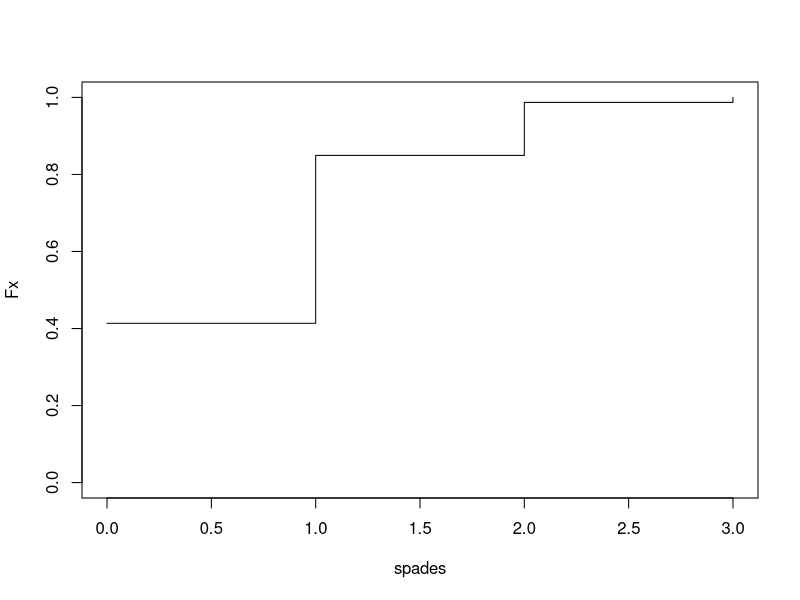
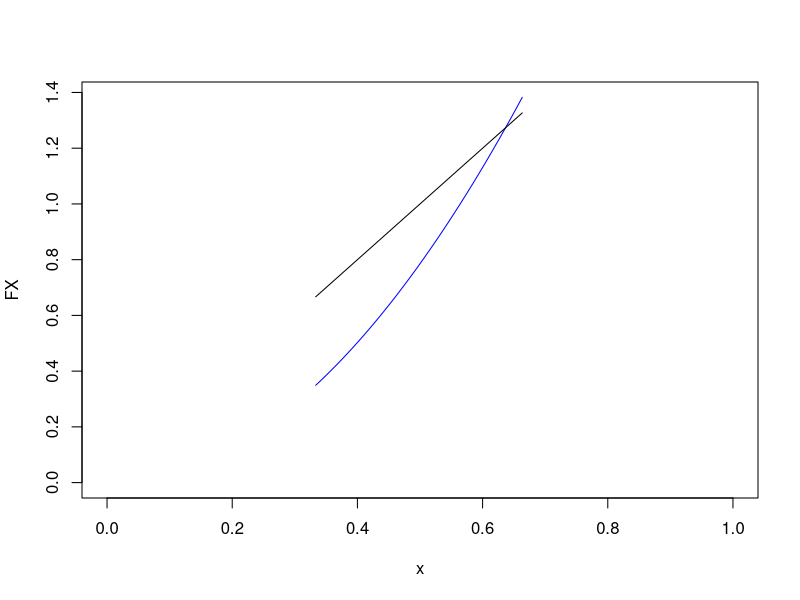
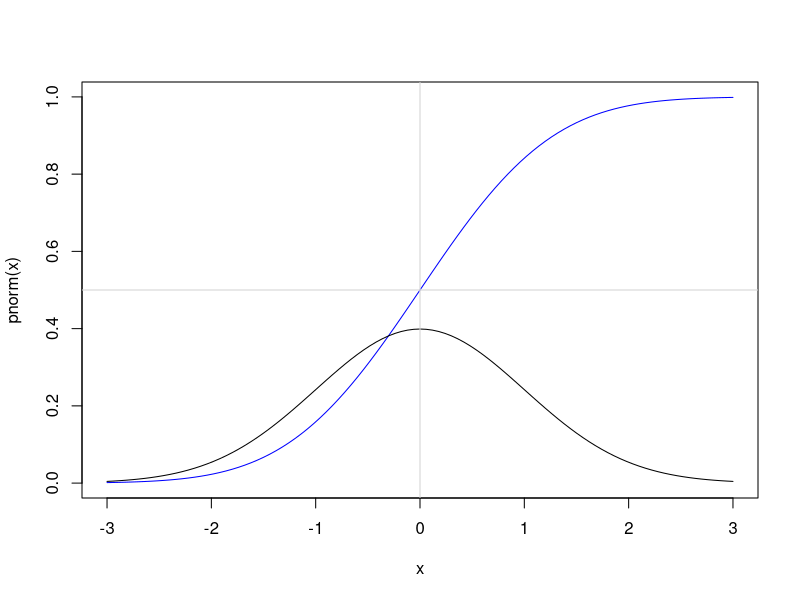
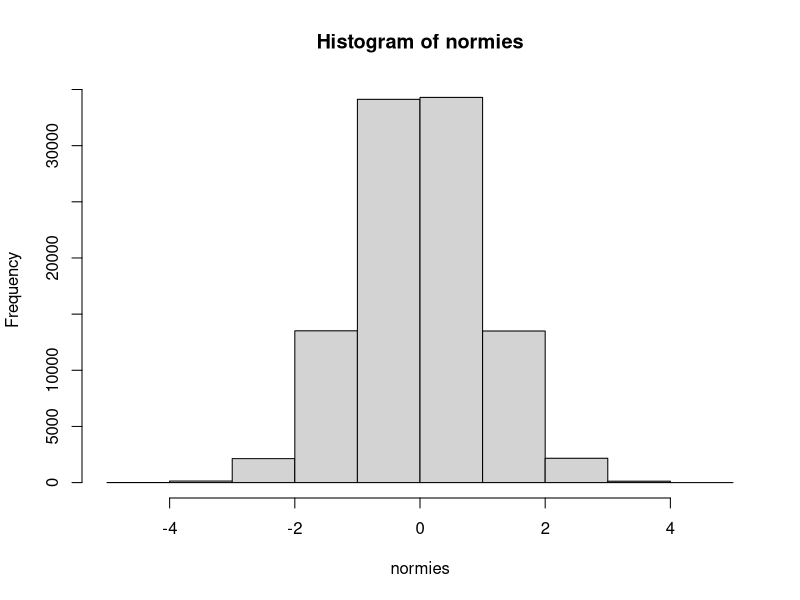
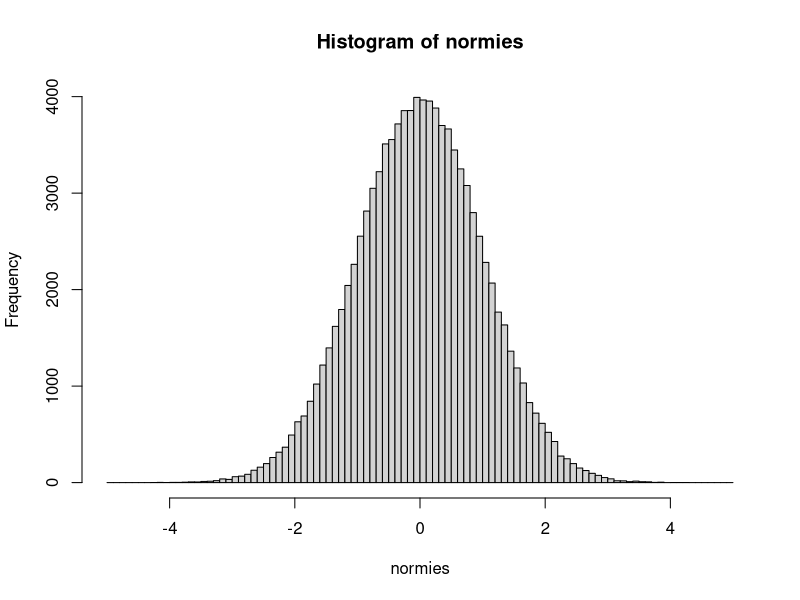
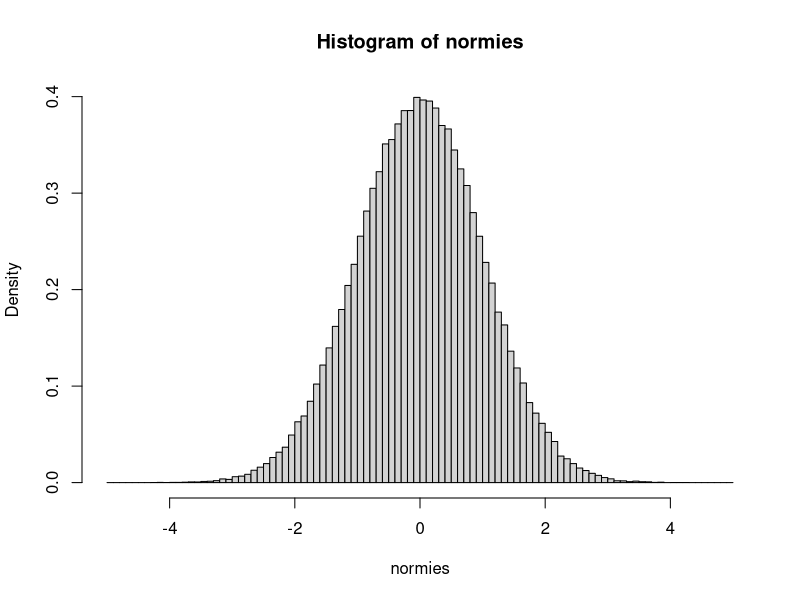
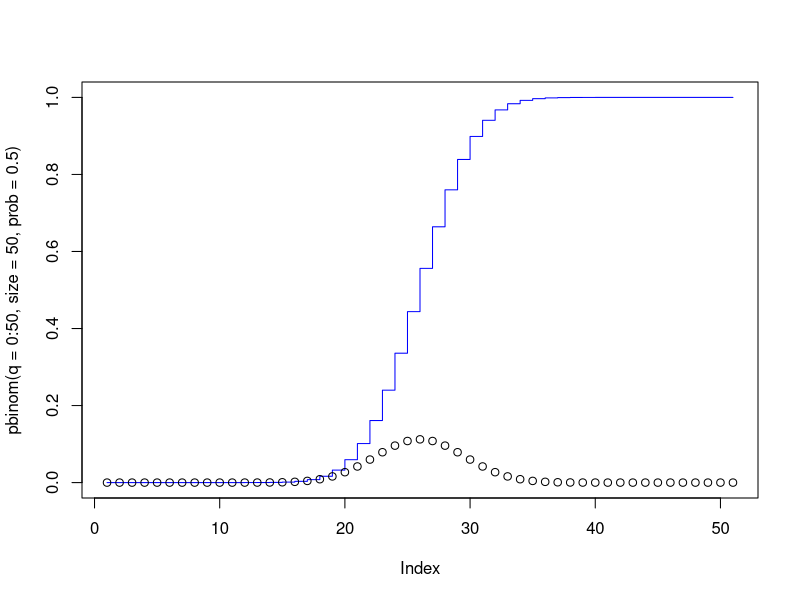
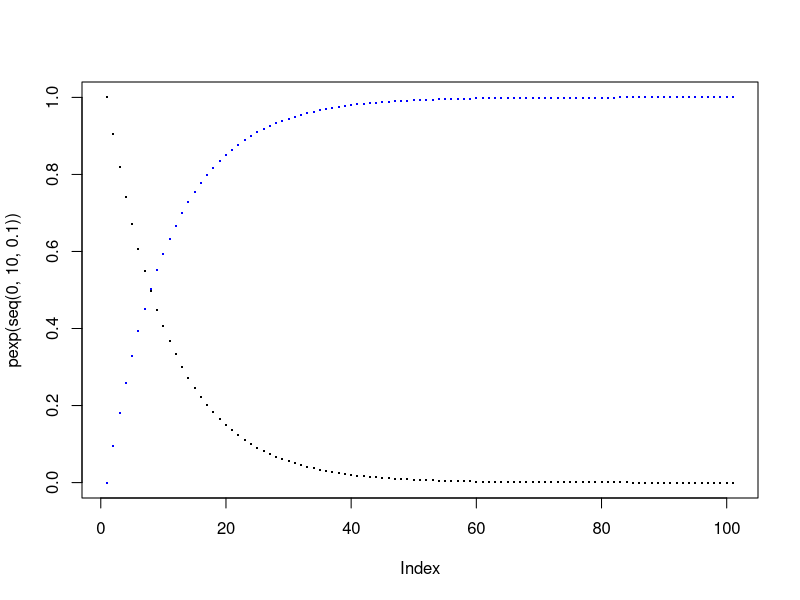

The R script that drew these images, in order:
## ---- chunk 1
knitr::opts_chunk$set(comment = NA)
## ---- chunk 2
spades <- 0:3
f <- ( (choose(13, spades) * choose(39, 3 - spades)) / choose(52,3) )
f
Fx <- cumsum(f)
Fx
plot(spades, Fx, type="s", ylim=c(0,1))
## ---- chunk 3
x <- seq(1/3, 2/3, .01)
# x <- c(.33, x, .67)
FX <- pi * x^2
fx <- 2 * x
plot(x, FX, xlim=c(0,1), ylim=c(0,FX[length(FX)]), col="blue", type="l")
lines(x, fx)
  
## ---- chunk 4
F <- expression(1-exp(-lambda*x))
f <- D(F, "x")
f
## ---- chunk 5
curve(pnorm, xlim=c(-3,3), col="blue") # Normal cumulative probability.
curve(dnorm, add=T)                    # Normal density
abline(h=.5, v=0, col="lightgray")
## ---- chunk 6
normies <- rnorm(100000)
# plot(cumsum(sort(normies)) / 100000)
hist(normies, freq=TRUE, breaks=seq(-5,5,1))
hist(normies, freq=TRUE, breaks=seq(-5,5,.1))
hist(normies, freq=FALSE, breaks=seq(-5,5,.1))
## ---- chunk 7
plot(pbinom(q=0:50, size=50, prob=0.5), type="s", col="blue")
points(dbinom(x=0:50, size=50, prob=0.5))
## ---- chunk 8
plot(pexp(seq(0,10,.1)), col="blue", pch=".", cex=2)
points(dexp(seq(0,10,.1)), pch=".", cex=2)
## ---- chunk 9
plot(pgeom(q=0:50, prob=.1), col="blue", ylim=c(0,1))
points(dgeom(x=0:50, prob=.1))
## ---- chunk 10
plot(punif(seq(-1,2,.01)), type="l")
lines(dunif(seq(-1,2,.01)), col="blue")
## ---- chunk 11
f1 <- c(.2, .3, .1, .4,  0)
f2 <- c(.5, .5,  0,  0,  0)
f3 <- c(.1, .1, .2, .2, .4)
df <- data.frame(f1, f2, f3)
df$mix <- .25 * f1 + .25 * f2 + .5 * f3
df
## ---- chunk 12
m <- matrix(c(.09, .07, .1, .01, .04, 0, .06, .08, .03, .07, .05, .09, .01, .02, .08, .05, .02, .03, .06, .04), nrow=4)
m
rowSums(m)
colSums(m)
sum(rowSums(m))
sum(colSums(m))
## ---- chunk 13
# Since R counts down the row first for elements of a matrix, transpose...
t(t(m) / rowSums(t(m)))
## ---- chunk 14
x <- c(1, 2, 3, 4)
f <- c(0.1, 0.2, 0.3, 0.4)
sum(f)
data <- sample(x, 50, replace=TRUE, prob=f)
data
table(data)
counts <- numeric(4)
for (i in 1:4) { counts[i] <- sum(data == i) }
simprob <- counts/(sum(counts))
df <- data.frame(x, f, simprob)
df
## ---- chunk 15
# First, generate the mass function vector for single roll of two dice.
m <- matrix(nrow=6, ncol=6)
for (i in 1:6) {
  for (j in 1:6) {
    m[i,j] <- i+j
  }
}
m
pair <- 2:12
pair
pair.f <- numeric(11)
for (x in pair) {
  pair.f[x - 1] <- sum(m == x)
}
pair.f <- pair.f/sum(pair.f)
pair.f

# Generate 20 rolls of a pair of dice, and compare results with mass function.
s <- sample(pair, 20, prob=pair.f, replace=TRUE)
s
simprob <- numeric(11)
for (i in 2:12) {
  simprob[i - 1] <- sum(s == i)
}
simprob <- simprob/sum(simprob)
data.frame(pair, pair.f, simprob)

# Generate 1000 rolls, and compare results with mass function
s <- sample(pair, 1000, prob=pair.f, replace=TRUE)
simprob <- numeric(11)
for (i in 2:12) {
  simprob[i - 1] <- sum(s == i)
}
simprob <- simprob/sum(simprob)
data.frame(pair, pair.f, simprob)

## ---- chunk 16
u <- runif(100)
xu <- sqrt(u)
# Plot the empirical cumulative distribution function?
plot(sort(xu), 1:length(xu)/length(xu),
     type="s", xlim=c(0,1), ylim=c(0,1), xlab="x", ylab="probability")
# Add the cumulative distribution function FX(x)=x^2 in blue
x <- seq(0,1,0.01)
lines(x, x^2, col="blue")
